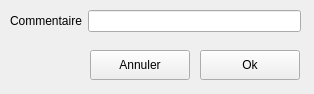
<?xml version="1.0" encoding="UTF-8"?>
<ui version="4.0">
 <class>SaveScanner3DDialog</class>
 <widget class="QWidget" name="SaveScanner3DDialog">
  <property name="geometry">
   <rect>
    <x>0</x>
    <y>0</y>
    <width>314</width>
    <height>94</height>
   </rect>
  </property>
  <property name="windowTitle">
   <string>Form</string>
  </property>
  <property name="styleSheet">
   <string notr="true"/>
  </property>
  <widget class="QPushButton" name="pushButton_cancel">
   <property name="geometry">
    <rect>
     <x>90</x>
     <y>50</y>
     <width>100</width>
     <height>30</height>
    </rect>
   </property>
   <property name="text">
    <string>Annuler</string>
   </property>
  </widget>
  <widget class="QPushButton" name="pushButton_ok">
   <property name="geometry">
    <rect>
     <x>200</x>
     <y>50</y>
     <width>100</width>
     <height>30</height>
    </rect>
   </property>
   <property name="text">
    <string>Ok</string>
   </property>
  </widget>
  <widget class="QWidget" name="formLayoutWidget">
   <property name="geometry">
    <rect>
     <x>10</x>
     <y>10</y>
     <width>291</width>
     <height>31</height>
    </rect>
   </property>
   <layout class="QFormLayout" name="formLayout">
    <item row="0" column="0">
     <widget class="QLabel" name="modulateurLabel_3">
      <property name="text">
       <string>Commentaire</string>
      </property>
     </widget>
    </item>
    <item row="0" column="1">
     <widget class="QLineEdit" name="lineEdit_comment"/>
    </item>
   </layout>
  </widget>
 </widget>
 <resources/>
 <connections/>
</ui>
